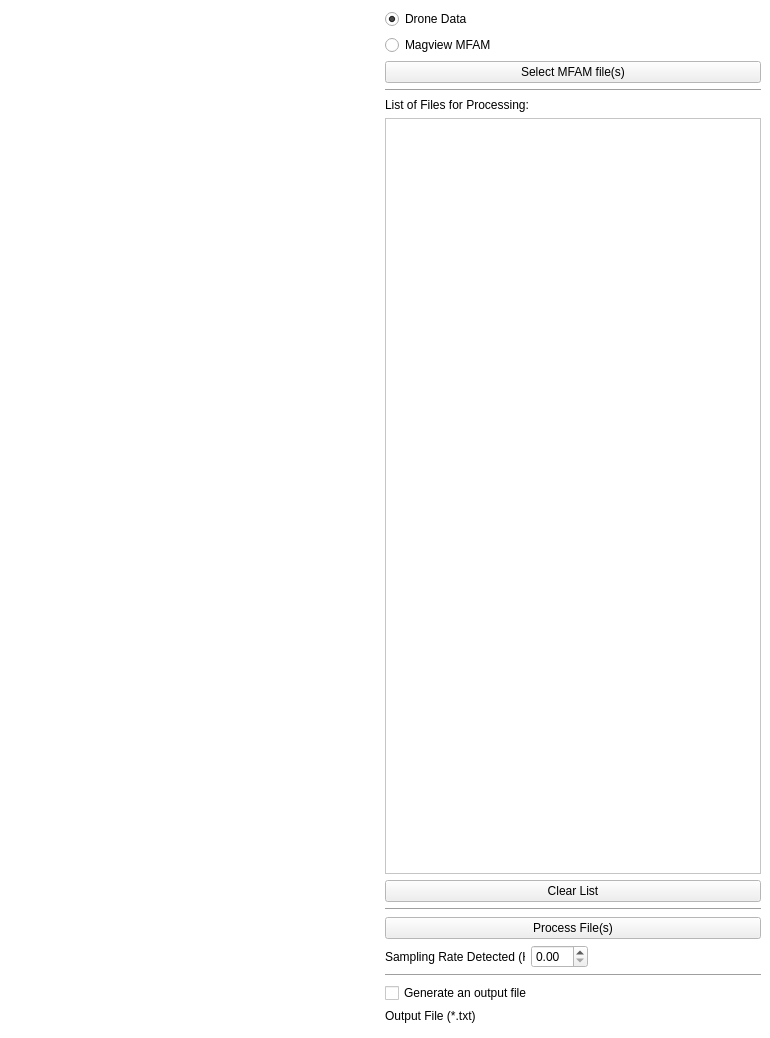
<?xml version="1.0" encoding="UTF-8"?>
<ui version="4.0">
 <class>MFAM_LoaderDockWidgetBase</class>
 <widget class="QDockWidget" name="MFAM_LoaderDockWidgetBase">
  <property name="geometry">
   <rect>
    <x>0</x>
    <y>0</y>
    <width>770</width>
    <height>1038</height>
   </rect>
  </property>
  <property name="palette">
   <palette>
    <active>
     <colorrole role="Base">
      <brush brushstyle="SolidPattern">
       <color alpha="255">
        <red>255</red>
        <green>255</green>
        <blue>255</blue>
       </color>
      </brush>
     </colorrole>
     <colorrole role="Window">
      <brush brushstyle="SolidPattern">
       <color alpha="255">
        <red>255</red>
        <green>255</green>
        <blue>255</blue>
       </color>
      </brush>
     </colorrole>
    </active>
    <inactive>
     <colorrole role="Base">
      <brush brushstyle="SolidPattern">
       <color alpha="255">
        <red>255</red>
        <green>255</green>
        <blue>255</blue>
       </color>
      </brush>
     </colorrole>
     <colorrole role="Window">
      <brush brushstyle="SolidPattern">
       <color alpha="255">
        <red>255</red>
        <green>255</green>
        <blue>255</blue>
       </color>
      </brush>
     </colorrole>
    </inactive>
    <disabled>
     <colorrole role="Base">
      <brush brushstyle="SolidPattern">
       <color alpha="255">
        <red>255</red>
        <green>255</green>
        <blue>255</blue>
       </color>
      </brush>
     </colorrole>
     <colorrole role="Window">
      <brush brushstyle="SolidPattern">
       <color alpha="255">
        <red>255</red>
        <green>255</green>
        <blue>255</blue>
       </color>
      </brush>
     </colorrole>
    </disabled>
   </palette>
  </property>
  <property name="windowTitle">
   <string>mfam_loader</string>
  </property>
  <widget class="QWidget" name="dockWidget">
   <layout class="QGridLayout" name="gridLayout">
    <item row="13" column="2">
     <layout class="QHBoxLayout" name="horizontalLayout">
      <property name="topMargin">
       <number>0</number>
      </property>
      <item>
       <widget class="QLabel" name="label_3">
        <property name="maximumSize">
         <size>
          <width>140</width>
          <height>16777215</height>
         </size>
        </property>
        <property name="text">
         <string>Sampling Rate Detected (Hz):</string>
        </property>
       </widget>
      </item>
      <item>
       <widget class="QgsDoubleSpinBox" name="sampleRateSpin">
        <property name="maximumSize">
         <size>
          <width>100</width>
          <height>16777215</height>
         </size>
        </property>
       </widget>
      </item>
      <item>
       <spacer name="horizontalSpacer_2">
        <property name="orientation">
         <enum>Qt::Horizontal</enum>
        </property>
        <property name="sizeHint" stdset="0">
         <size>
          <width>40</width>
          <height>20</height>
         </size>
        </property>
       </spacer>
      </item>
     </layout>
    </item>
    <item row="2" column="2">
     <widget class="QRadioButton" name="radioButton_2">
      <property name="text">
       <string>Magview MFAM</string>
      </property>
     </widget>
    </item>
    <item row="0" column="2">
     <widget class="QRadioButton" name="Drone_button">
      <property name="text">
       <string>Drone Data</string>
      </property>
      <property name="checked">
       <bool>true</bool>
      </property>
     </widget>
    </item>
    <item row="4" column="2">
     <widget class="QPushButton" name="load_files">
      <property name="text">
       <string>Select MFAM file(s)</string>
      </property>
     </widget>
    </item>
    <item row="7" column="2">
     <widget class="Line" name="line_2">
      <property name="orientation">
       <enum>Qt::Horizontal</enum>
      </property>
     </widget>
    </item>
    <item row="17" column="2">
     <widget class="QCheckBox" name="outputCheckBox">
      <property name="text">
       <string>Generate an output file</string>
      </property>
     </widget>
    </item>
    <item row="20" column="2">
     <widget class="QLabel" name="label">
      <property name="text">
       <string>Output File (*.txt)</string>
      </property>
     </widget>
    </item>
    <item row="12" column="2">
     <widget class="QPushButton" name="process_files">
      <property name="text">
       <string>Process File(s)</string>
      </property>
     </widget>
    </item>
    <item row="14" column="2">
     <widget class="Line" name="line">
      <property name="orientation">
       <enum>Qt::Horizontal</enum>
      </property>
     </widget>
    </item>
    <item row="9" column="2">
     <widget class="QListWidget" name="listWidget"/>
    </item>
    <item row="11" column="2">
     <widget class="Line" name="line_3">
      <property name="orientation">
       <enum>Qt::Horizontal</enum>
      </property>
     </widget>
    </item>
    <item row="9" column="0">
     <spacer name="horizontalSpacer">
      <property name="orientation">
       <enum>Qt::Horizontal</enum>
      </property>
      <property name="sizeHint" stdset="0">
       <size>
        <width>10</width>
        <height>10</height>
       </size>
      </property>
     </spacer>
    </item>
    <item row="10" column="2">
     <widget class="QPushButton" name="clear_List">
      <property name="text">
       <string>Clear List</string>
      </property>
     </widget>
    </item>
    <item row="8" column="2">
     <widget class="QLabel" name="label_2">
      <property name="text">
       <string>List of Files for Processing:</string>
      </property>
     </widget>
    </item>
    <item row="21" column="2">
     <widget class="QgsFileWidget" name="outputFileName">
      <property name="fileWidgetButtonVisible">
       <bool>false</bool>
      </property>
     </widget>
    </item>
   </layout>
  </widget>
 </widget>
 <customwidgets>
  <customwidget>
   <class>QgsDoubleSpinBox</class>
   <extends>QDoubleSpinBox</extends>
   <header>qgsdoublespinbox.h</header>
  </customwidget>
  <customwidget>
   <class>QgsFileWidget</class>
   <extends>QWidget</extends>
   <header>qgsfilewidget.h</header>
  </customwidget>
 </customwidgets>
 <resources/>
 <connections/>
</ui>
